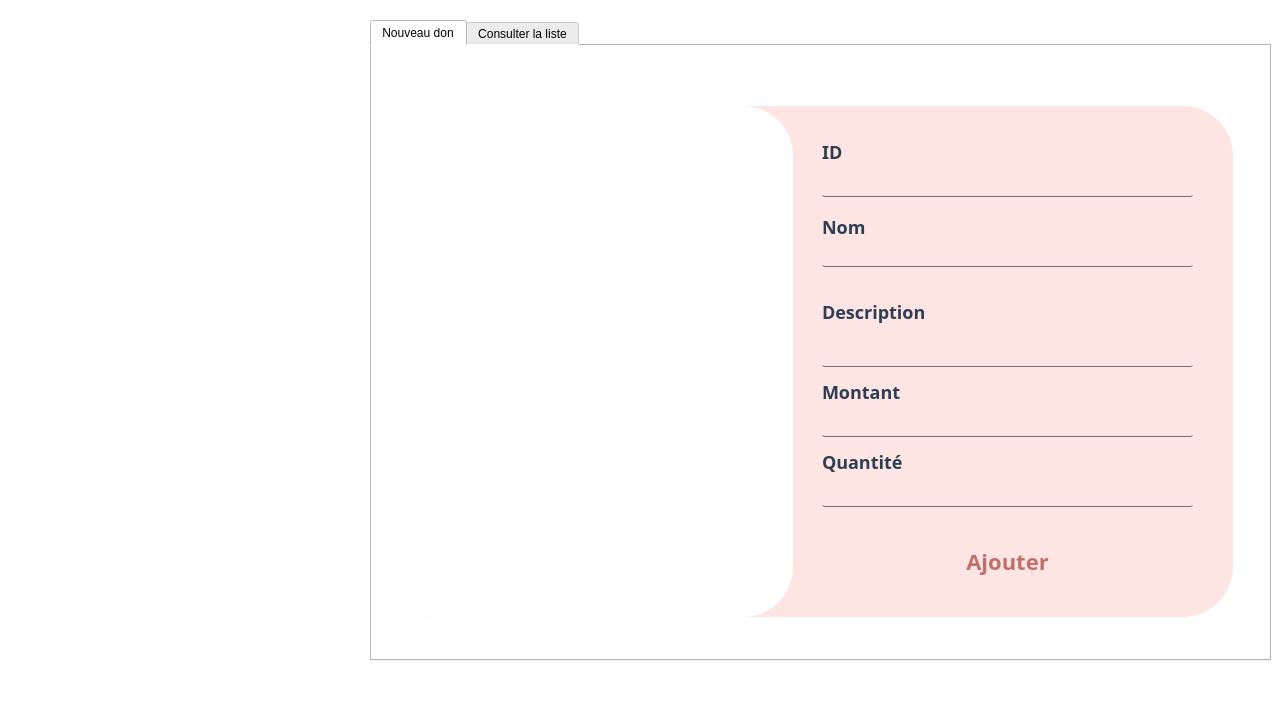
<?xml version="1.0" encoding="UTF-8"?>
<ui version="4.0">
 <class>MainWindow</class>
 <widget class="QMainWindow" name="MainWindow">
  <property name="geometry">
   <rect>
    <x>0</x>
    <y>0</y>
    <width>1280</width>
    <height>720</height>
   </rect>
  </property>
  <property name="minimumSize">
   <size>
    <width>1280</width>
    <height>720</height>
   </size>
  </property>
  <property name="maximumSize">
   <size>
    <width>1280</width>
    <height>720</height>
   </size>
  </property>
  <property name="windowTitle">
   <string>SmartAid</string>
  </property>
  <property name="styleSheet">
   <string notr="true">

/*-----QWidget-----*/
QWidget
{
	background-color:#fff;
	color: #000000;

}


/*-----QLabel-----*/
QLabel
{
	background-color: transparent;
	color: #c2c7d5;
	font-size: 13px;

}


/*-----QPushButton-----*/
QPushButton
{
	background-color: qlineargradient(spread:pad, x1:0, y1:0.511, x2:1, y2:0.511, stop:0 rgba(0, 172, 149, 255),stop:0.995192 rgba(54, 197, 177, 255));
	color: #fff;
	font-size: 11px;
	font-weight: bold;
	border: none;
	border-radius: 3px;
	padding: 5px;

}


QPushButton::pressed
{
	background-color: qlineargradient(spread:pad, x1:0, y1:0.511, x2:1, y2:0.511, stop:0 rgba(0, 207, 179, 255),stop:1 rgba(70, 255, 230, 255));

}


/*-----QCheckBox-----*/
QCheckBox
{
	background-color: transparent;
	color: #fff;
	font-size: 10px;
	font-weight: bold;
	border: none;
	border-radius: 5px;

}


/*-----QCheckBox-----*/
QCheckBox::indicator
{
    color: #b1b1b1;
    background-color: #323232;
    border: 1px solid darkgray;
    width: 12px;
    height: 12px;

}


QCheckBox::indicator:checked
{
    image:url(&quot;./ressources/check.png&quot;);
	background-color: qlineargradient(spread:pad, x1:0, y1:0.511, x2:1, y2:0.511, stop:0 rgba(0, 172, 149, 255),stop:0.995192 rgba(54, 197, 177, 255));;
    border: 1px solid #607cff;

}


QCheckBox::indicator:unchecked:hover
{
    border: 1px solid #08b099;

}


QCheckBox::disabled
{
	color: #656565;

}


QCheckBox::indicator:disabled
{
	background-color: #656565;
	color: #656565;
    border: 1px solid #656565;

}


/*-----QLineEdit-----*/
QLineEdit
{
	background-color: #c2c7d5;
	color: #000;
	font-weight: bold;
	border: none;
	border-radius: 2px;
	padding: 3px;

}


/*-----QListView-----*/
QListView
{
	background-color: qlineargradient(spread:pad, x1:1, y1:0, x2:1, y2:1, stop:0 rgba(50, 61, 80, 255),stop:1 rgba(44, 49, 69, 255));
	color: #fff;
	font-size: 18px;
	font-weight: bold;
	border: 1px solid #191919;
	show-decoration-selected: 0;
	outline : 0;

}


/*QListView::item
{
	color: #31cecb;
	background-color: #454e5e;
	border: none;
	padding: 5px;
	border-radius: 15px;
	padding-left : 10px;
	height: 52px;

}*/

QListView::item
{
	color: #31cecb;
	background-color: #bf7069;
	border: none;
	padding: 5px;
	border-radius: 15px;
	padding-left : 10px;
	height: 62px;

}




/*QListView::item:selected
{
	color: #31cecb;
	background-color: #454e5e;
}*/


QListView::item:selected
{
	color: #ffabab;
	background-color: #bf7069;
}

QListView::item:!selected
{
	color: #2C3E50;
	/*color:white;*/
	background-color: transparent;
	border: none;
	padding-left : 10px;

}



QListView::item:!selected:hover
{
	color: #bbbcba;
	background-color: #454e5e;
	border: none;
	padding-left : 10px;

}


/*-----QTreeView-----*/
QTreeView 
{
	background-color: #232939;
	show-decoration-selected: 0;
	color: #c2c8d7;

}


QTreeView::item 
{
	border-top-color: transparent;
	border-bottom-color: transparent;

}


QTreeView::item:hover 
{
	background-color: #606060;
	color: #fff;

}


QTreeView::item:selected 
{
	background-color: #0ab19a;
	color: #fff;

}


QTreeView::item:selected:active
{
	background-color: #0ab19a;
	color: #fff;

}


QTreeView::branch:has-children:!has-siblings:closed,
QTreeView::branch:closed:has-children:has-siblings 
{
	image: url(://tree-closed.png);

}

QTreeView::branch:open:has-children:!has-siblings,
QTreeView::branch:open:has-children:has-siblings  
{
	image: url(://tree-open.png);

}


/*-----QTableView &amp; QTableWidget-----*/
QTableView
{
    background-color: #232939;
	border: 1px solid gray;
    color: #f0f0f0;
    gridline-color: #232939;
    outline : 0;

}


QTableView::disabled
{
    background-color: #242526;
    border: 1px solid #32414B;
    color: #656565;
    gridline-color: #656565;
    outline : 0;

}


QTableView::item:hover 
{
    background-color: #606060;
    color: #f0f0f0;

}


QTableView::item:selected 
{
	background-color: #0ab19a;
    color: #F0F0F0;

}


QTableView::item:selected:disabled
{
    background-color: #1a1b1c;
    border: 2px solid #525251;
    color: #656565;

}


QTableCornerButton::section
{
	background-color: #343a49;
    color: #fff;

}


QHeaderView::section
{
	color: #fff;
	border-top: 0px;
	border-bottom: 1px solid gray;
	border-right: 1px solid gray;
	background-color: #343a49;
    margin-top:1px;
	margin-bottom:1px;
	padding: 5px;

}


QHeaderView::section:disabled
{
    background-color: #525251;
    color: #656565;

}


QHeaderView::section:checked
{
    color: #fff;
    background-color: #0ab19a;

}


QHeaderView::section:checked:disabled
{
    color: #656565;
    background-color: #525251;

}


QHeaderView::section::vertical::first,
QHeaderView::section::vertical::only-one
{
    border-top: 1px solid #353635;

}


QHeaderView::section::vertical
{
    border-top: 1px solid #353635;

}


QHeaderView::section::horizontal::first,
QHeaderView::section::horizontal::only-one
{
    border-left: 1px solid #353635;

}


QHeaderView::section::horizontal
{
    border-left: 1px solid #353635;

}


/*-----QScrollBar-----*/
QScrollBar:horizontal 
{
    background-color: transparent;
    height: 8px;
    margin: 0px;
    padding: 0px;

}


QScrollBar::handle:horizontal 
{
    border: none;
	min-width: 100px;
    background-color: #56576c;

}


QScrollBar::add-line:horizontal, 
QScrollBar::sub-line:horizontal,
QScrollBar::add-page:horizontal, 
QScrollBar::sub-page:horizontal 
{
    width: 0px;
    background-color: transparent;

}


QScrollBar:vertical 
{
    background-color: transparent;
    width: 8px;
    margin: 0;

}


QScrollBar::handle:vertical 
{
    border: none;
	min-height: 100px;
    background-color: #56576c;

}


QScrollBar::add-line:vertical, 
QScrollBar::sub-line:vertical,
QScrollBar::add-page:vertical, 
QScrollBar::sub-page:vertical 
{
    height: 0px;
    background-color: transparent;

}</string>
  </property>
  <widget class="QWidget" name="centralwidget">
   <widget class="QListWidget" name="listWidget">
    <property name="geometry">
     <rect>
      <x>10</x>
      <y>0</y>
      <width>281</width>
      <height>661</height>
     </rect>
    </property>
    <property name="styleSheet">
     <string notr="true">border:none;
background:transparent;
/*background-color: #262626;*/
border-radius:15px;
font-family:century gothic;</string>
    </property>
   </widget>
   <widget class="QStackedWidget" name="stackedWidget">
    <property name="geometry">
     <rect>
      <x>370</x>
      <y>-30</y>
      <width>1280</width>
      <height>720</height>
     </rect>
    </property>
    <property name="currentIndex">
     <number>2</number>
    </property>
    <widget class="QWidget" name="page">
     <widget class="QLabel" name="label">
      <property name="geometry">
       <rect>
        <x>-30</x>
        <y>40</y>
        <width>251</width>
        <height>181</height>
       </rect>
      </property>
      <property name="text">
       <string/>
      </property>
      <property name="pixmap">
       <pixmap resource="ressources.qrc">:/icons/icons/icone.png</pixmap>
      </property>
      <property name="scaledContents">
       <bool>false</bool>
      </property>
      <property name="alignment">
       <set>Qt::AlignCenter</set>
      </property>
     </widget>
     <widget class="QLabel" name="label_2">
      <property name="geometry">
       <rect>
        <x>370</x>
        <y>0</y>
        <width>311</width>
        <height>91</height>
       </rect>
      </property>
      <property name="styleSheet">
       <string notr="true">/*color: #ff8b8b;*/
color:#d46;
font-size:30px;
font:bold;
font-family : century gothic;</string>
      </property>
      <property name="text">
       <string>SmartAid Association</string>
      </property>
      <property name="alignment">
       <set>Qt::AlignCenter</set>
      </property>
     </widget>
     <widget class="QFrame" name="frame">
      <property name="geometry">
       <rect>
        <x>10</x>
        <y>230</y>
        <width>891</width>
        <height>451</height>
       </rect>
      </property>
      <property name="styleSheet">
       <string notr="true">border-radius:50px;

background-color: rgb(255, 228, 228);

</string>
      </property>
      <property name="frameShape">
       <enum>QFrame::StyledPanel</enum>
      </property>
      <property name="frameShadow">
       <enum>QFrame::Raised</enum>
      </property>
      <widget class="QLabel" name="user_pic">
       <property name="geometry">
        <rect>
         <x>0</x>
         <y>0</y>
         <width>411</width>
         <height>451</height>
        </rect>
       </property>
       <property name="autoFillBackground">
        <bool>false</bool>
       </property>
       <property name="styleSheet">
        <string notr="true">background-color:#fff;
border-radius:50px;
</string>
       </property>
       <property name="text">
        <string/>
       </property>
       <property name="scaledContents">
        <bool>false</bool>
       </property>
       <property name="alignment">
        <set>Qt::AlignCenter</set>
       </property>
       <property name="wordWrap">
        <bool>false</bool>
       </property>
      </widget>
      <widget class="QLabel" name="label_3">
       <property name="geometry">
        <rect>
         <x>500</x>
         <y>30</y>
         <width>331</width>
         <height>51</height>
        </rect>
       </property>
       <property name="styleSheet">
        <string notr="true">color: #2C3E50;
font-size:30px;
font:bold;
font-family : century gothic;</string>
       </property>
       <property name="text">
        <string>John Doe</string>
       </property>
       <property name="alignment">
        <set>Qt::AlignCenter</set>
       </property>
      </widget>
      <widget class="QLabel" name="label_4">
       <property name="geometry">
        <rect>
         <x>570</x>
         <y>70</y>
         <width>201</width>
         <height>41</height>
        </rect>
       </property>
       <property name="styleSheet">
        <string notr="true">color: #4C5958;
font-size:18px;
font-family : century gothic;</string>
       </property>
       <property name="text">
        <string>john.doe@esprit.tn</string>
       </property>
       <property name="alignment">
        <set>Qt::AlignCenter</set>
       </property>
      </widget>
     </widget>
    </widget>
    <widget class="QWidget" name="page_2">
     <widget class="QPushButton" name="pushButton_2">
      <property name="geometry">
       <rect>
        <x>280</x>
        <y>200</y>
        <width>451</width>
        <height>231</height>
       </rect>
      </property>
      <property name="text">
       <string>page2</string>
      </property>
     </widget>
    </widget>
    <widget class="QWidget" name="page_5">
     <widget class="QTabWidget" name="tabWidget">
      <property name="geometry">
       <rect>
        <x>0</x>
        <y>50</y>
        <width>901</width>
        <height>641</height>
       </rect>
      </property>
      <property name="currentIndex">
       <number>0</number>
      </property>
      <widget class="QWidget" name="Ajouter">
       <attribute name="title">
        <string>Nouveau don</string>
       </attribute>
       <widget class="QFrame" name="frame_2">
        <property name="geometry">
         <rect>
          <x>10</x>
          <y>60</y>
          <width>851</width>
          <height>511</height>
         </rect>
        </property>
        <property name="styleSheet">
         <string notr="true">QFrame{
border-radius:50px;

background-color: rgb(255, 228, 228);
}

QLabel{
color: #2C3E50;
font-size:18px;
font:bold;
font-family : century gothic;
}

QLineEdit{
background:transparent;
border:none;
color:#717072;
border-bottom:1px solid #717072;
}

QPushButton{
font-size:22px;
font-family:century gothic;
background:transparent;
border-radius:60px;
color:#BF7069;
border-radius:15px;
/*border:1px solid #BF7069;*/
}
QPushButton:hover{
color:#931A43;
/*background:#801414;*/
background:rgb(255, 228, 228);
border-radius:15px;
}</string>
        </property>
        <property name="frameShape">
         <enum>QFrame::StyledPanel</enum>
        </property>
        <property name="frameShadow">
         <enum>QFrame::Raised</enum>
        </property>
        <widget class="QLabel" name="gif_don">
         <property name="geometry">
          <rect>
           <x>0</x>
           <y>0</y>
           <width>411</width>
           <height>511</height>
          </rect>
         </property>
         <property name="autoFillBackground">
          <bool>false</bool>
         </property>
         <property name="styleSheet">
          <string notr="true">background-color:#fff;
border-radius:50px;
</string>
         </property>
         <property name="text">
          <string/>
         </property>
         <property name="scaledContents">
          <bool>false</bool>
         </property>
         <property name="alignment">
          <set>Qt::AlignCenter</set>
         </property>
         <property name="wordWrap">
          <bool>false</bool>
         </property>
        </widget>
        <widget class="QLineEdit" name="lineEdit_id">
         <property name="geometry">
          <rect>
           <x>440</x>
           <y>60</y>
           <width>371</width>
           <height>31</height>
          </rect>
         </property>
         <property name="placeholderText">
          <string/>
         </property>
        </widget>
        <widget class="QLabel" name="label_5">
         <property name="geometry">
          <rect>
           <x>440</x>
           <y>30</y>
           <width>101</width>
           <height>31</height>
          </rect>
         </property>
         <property name="text">
          <string>ID</string>
         </property>
        </widget>
        <widget class="QLabel" name="label_6">
         <property name="geometry">
          <rect>
           <x>440</x>
           <y>110</y>
           <width>91</width>
           <height>21</height>
          </rect>
         </property>
         <property name="text">
          <string>Nom</string>
         </property>
        </widget>
        <widget class="QLineEdit" name="lineEdit_nom">
         <property name="geometry">
          <rect>
           <x>440</x>
           <y>130</y>
           <width>371</width>
           <height>31</height>
          </rect>
         </property>
        </widget>
        <widget class="QLabel" name="label_7">
         <property name="geometry">
          <rect>
           <x>440</x>
           <y>190</y>
           <width>121</width>
           <height>31</height>
          </rect>
         </property>
         <property name="text">
          <string>Description</string>
         </property>
        </widget>
        <widget class="QLineEdit" name="lineEdit_description">
         <property name="geometry">
          <rect>
           <x>440</x>
           <y>210</y>
           <width>371</width>
           <height>51</height>
          </rect>
         </property>
        </widget>
        <widget class="QLineEdit" name="lineEdit_mt">
         <property name="geometry">
          <rect>
           <x>440</x>
           <y>300</y>
           <width>371</width>
           <height>31</height>
          </rect>
         </property>
        </widget>
        <widget class="QLineEdit" name="lineEdit_qut">
         <property name="geometry">
          <rect>
           <x>440</x>
           <y>370</y>
           <width>371</width>
           <height>31</height>
          </rect>
         </property>
        </widget>
        <widget class="QLabel" name="label_8">
         <property name="geometry">
          <rect>
           <x>440</x>
           <y>340</y>
           <width>111</width>
           <height>31</height>
          </rect>
         </property>
         <property name="text">
          <string>Quantité</string>
         </property>
        </widget>
        <widget class="QLabel" name="label_9">
         <property name="geometry">
          <rect>
           <x>440</x>
           <y>270</y>
           <width>111</width>
           <height>31</height>
          </rect>
         </property>
         <property name="text">
          <string>Montant</string>
         </property>
        </widget>
        <widget class="QPushButton" name="pushButton_ajouter">
         <property name="geometry">
          <rect>
           <x>440</x>
           <y>430</y>
           <width>371</width>
           <height>51</height>
          </rect>
         </property>
         <property name="text">
          <string>Ajouter</string>
         </property>
        </widget>
       </widget>
      </widget>
      <widget class="QWidget" name="Afficher">
       <attribute name="title">
        <string>Consulter la liste</string>
       </attribute>
       <widget class="QTableView" name="tableView">
        <property name="geometry">
         <rect>
          <x>10</x>
          <y>290</y>
          <width>881</width>
          <height>311</height>
         </rect>
        </property>
       </widget>
       <widget class="QFrame" name="frame_3">
        <property name="geometry">
         <rect>
          <x>10</x>
          <y>0</y>
          <width>891</width>
          <height>281</height>
         </rect>
        </property>
        <property name="styleSheet">
         <string notr="true">QFrame{
border-radius:50px;

background-color: white;
}

QLabel{
color: #2C3E50;
font-size:18px;
font:bold;
font-family : century gothic;
}

QLineEdit{
background:transparent;
border:none;
color:#717072;
border-bottom:1px solid #717072;
}

QPushButton{
font-size:22px;
font-family:century gothic;
background:transparent;
border-radius:60px;
color:#BF7069;
border-radius:15px;
/*border:1px solid #BF7069;*/
}
QPushButton:hover{
color:#931A43;
/*background:#801414;*/
background:rgb(255, 228, 228);
border-radius:15px;
}</string>
        </property>
        <property name="frameShape">
         <enum>QFrame::StyledPanel</enum>
        </property>
        <property name="frameShadow">
         <enum>QFrame::Raised</enum>
        </property>
        <widget class="QLabel" name="label_64">
         <property name="geometry">
          <rect>
           <x>40</x>
           <y>250</y>
           <width>151</width>
           <height>20</height>
          </rect>
         </property>
         <property name="text">
          <string>Quantité</string>
         </property>
        </widget>
        <widget class="QLineEdit" name="lineEdit_description_8">
         <property name="geometry">
          <rect>
           <x>70</x>
           <y>150</y>
           <width>271</width>
           <height>41</height>
          </rect>
         </property>
        </widget>
        <widget class="QLabel" name="label_66">
         <property name="geometry">
          <rect>
           <x>20</x>
           <y>130</y>
           <width>101</width>
           <height>21</height>
          </rect>
         </property>
         <property name="text">
          <string>Description</string>
         </property>
        </widget>
        <widget class="QLineEdit" name="lineEdit_nom_8">
         <property name="geometry">
          <rect>
           <x>80</x>
           <y>90</y>
           <width>261</width>
           <height>22</height>
          </rect>
         </property>
        </widget>
        <widget class="QLineEdit" name="lineEdit_qut_8">
         <property name="geometry">
          <rect>
           <x>130</x>
           <y>250</y>
           <width>211</width>
           <height>22</height>
          </rect>
         </property>
        </widget>
        <widget class="QLineEdit" name="lineEdit_id_8">
         <property name="geometry">
          <rect>
           <x>90</x>
           <y>50</y>
           <width>251</width>
           <height>21</height>
          </rect>
         </property>
        </widget>
        <widget class="QLabel" name="label_65">
         <property name="geometry">
          <rect>
           <x>20</x>
           <y>90</y>
           <width>41</width>
           <height>31</height>
          </rect>
         </property>
         <property name="text">
          <string>Nom</string>
         </property>
        </widget>
        <widget class="QLabel" name="label_67">
         <property name="geometry">
          <rect>
           <x>20</x>
           <y>50</y>
           <width>41</width>
           <height>21</height>
          </rect>
         </property>
         <property name="text">
          <string>ID</string>
         </property>
        </widget>
        <widget class="QLabel" name="label_63">
         <property name="geometry">
          <rect>
           <x>20</x>
           <y>200</y>
           <width>91</width>
           <height>20</height>
          </rect>
         </property>
         <property name="text">
          <string>Montant</string>
         </property>
        </widget>
        <widget class="QLineEdit" name="lineEdit_mt_8">
         <property name="geometry">
          <rect>
           <x>100</x>
           <y>210</y>
           <width>241</width>
           <height>22</height>
          </rect>
         </property>
        </widget>
        <widget class="QPushButton" name="pushButton_supprimer">
         <property name="geometry">
          <rect>
           <x>560</x>
           <y>220</y>
           <width>181</width>
           <height>41</height>
          </rect>
         </property>
         <property name="text">
          <string>Supprimer </string>
         </property>
        </widget>
        <widget class="QPushButton" name="pushButton_modifier">
         <property name="geometry">
          <rect>
           <x>370</x>
           <y>220</y>
           <width>181</width>
           <height>41</height>
          </rect>
         </property>
         <property name="text">
          <string>Modifier</string>
         </property>
        </widget>
       </widget>
      </widget>
     </widget>
    </widget>
    <widget class="QWidget" name="page_6">
     <widget class="QPushButton" name="pushButton_4">
      <property name="geometry">
       <rect>
        <x>210</x>
        <y>190</y>
        <width>451</width>
        <height>231</height>
       </rect>
      </property>
      <property name="text">
       <string>page4</string>
      </property>
     </widget>
    </widget>
    <widget class="QWidget" name="page_7">
     <widget class="QPushButton" name="pushButton_5">
      <property name="geometry">
       <rect>
        <x>230</x>
        <y>190</y>
        <width>451</width>
        <height>231</height>
       </rect>
      </property>
      <property name="text">
       <string>page5</string>
      </property>
     </widget>
    </widget>
    <widget class="QWidget" name="page_8">
     <widget class="QPushButton" name="pushButton_6">
      <property name="geometry">
       <rect>
        <x>300</x>
        <y>200</y>
        <width>451</width>
        <height>231</height>
       </rect>
      </property>
      <property name="text">
       <string>page6</string>
      </property>
     </widget>
    </widget>
    <widget class="QWidget" name="page_9">
     <widget class="QPushButton" name="pushButton_7">
      <property name="geometry">
       <rect>
        <x>280</x>
        <y>210</y>
        <width>451</width>
        <height>231</height>
       </rect>
      </property>
      <property name="text">
       <string>page7</string>
      </property>
     </widget>
    </widget>
   </widget>
  </widget>
  <widget class="QMenuBar" name="menubar">
   <property name="geometry">
    <rect>
     <x>0</x>
     <y>0</y>
     <width>1280</width>
     <height>26</height>
    </rect>
   </property>
  </widget>
  <widget class="QStatusBar" name="statusbar"/>
 </widget>
 <resources>
  <include location="ressources.qrc"/>
 </resources>
 <connections/>
</ui>
